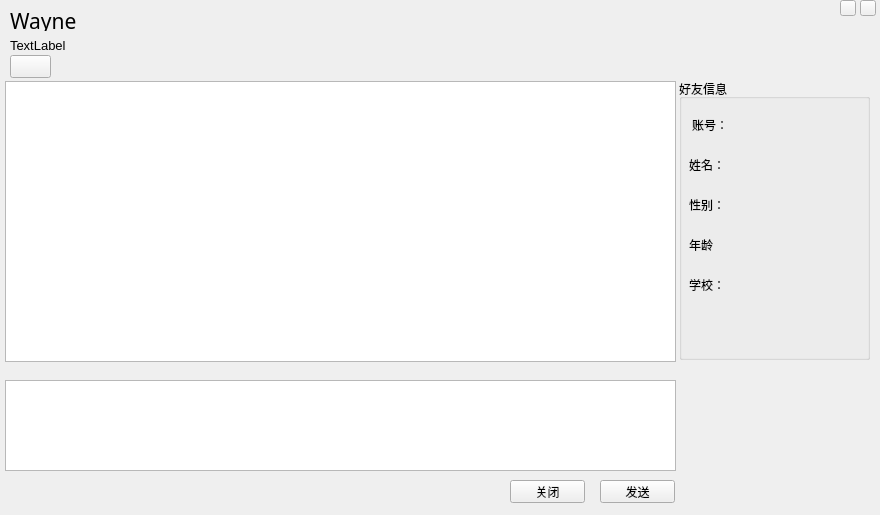
<?xml version="1.0" encoding="UTF-8"?>
<ui version="4.0">
 <class>ChatForm</class>
 <widget class="QWidget" name="ChatForm">
  <property name="geometry">
   <rect>
    <x>0</x>
    <y>0</y>
    <width>880</width>
    <height>515</height>
   </rect>
  </property>
  <property name="windowTitle">
   <string>Form</string>
  </property>
  <widget class="QTextBrowser" name="textBrowser">
   <property name="geometry">
    <rect>
     <x>5</x>
     <y>81</y>
     <width>671</width>
     <height>281</height>
    </rect>
   </property>
   <property name="font">
    <font>
     <family>宋体</family>
     <pointsize>11</pointsize>
    </font>
   </property>
  </widget>
  <widget class="QTextEdit" name="textEdit">
   <property name="geometry">
    <rect>
     <x>5</x>
     <y>380</y>
     <width>671</width>
     <height>91</height>
    </rect>
   </property>
   <property name="font">
    <font>
     <family>宋体</family>
     <pointsize>10</pointsize>
    </font>
   </property>
  </widget>
  <widget class="QPushButton" name="closeCurrentButton">
   <property name="geometry">
    <rect>
     <x>510</x>
     <y>480</y>
     <width>75</width>
     <height>23</height>
    </rect>
   </property>
   <property name="text">
    <string>关闭</string>
   </property>
  </widget>
  <widget class="QPushButton" name="sendButton">
   <property name="geometry">
    <rect>
     <x>600</x>
     <y>480</y>
     <width>75</width>
     <height>23</height>
    </rect>
   </property>
   <property name="text">
    <string>发送</string>
   </property>
  </widget>
  <widget class="QLabel" name="nameLabel">
   <property name="geometry">
    <rect>
     <x>10</x>
     <y>10</y>
     <width>451</width>
     <height>21</height>
    </rect>
   </property>
   <property name="font">
    <font>
     <family>宋体</family>
     <pointsize>16</pointsize>
    </font>
   </property>
   <property name="text">
    <string>Wayne</string>
   </property>
  </widget>
  <widget class="QLabel" name="signatureLabel">
   <property name="geometry">
    <rect>
     <x>10</x>
     <y>35</y>
     <width>861</width>
     <height>21</height>
    </rect>
   </property>
   <property name="font">
    <font>
     <pointsize>10</pointsize>
    </font>
   </property>
   <property name="text">
    <string>TextLabel</string>
   </property>
  </widget>
  <widget class="QPushButton" name="sendFileButton">
   <property name="geometry">
    <rect>
     <x>10</x>
     <y>55</y>
     <width>41</width>
     <height>23</height>
    </rect>
   </property>
   <property name="text">
    <string/>
   </property>
  </widget>
  <widget class="QGroupBox" name="friendInfoBox">
   <property name="geometry">
    <rect>
     <x>679</x>
     <y>79</y>
     <width>191</width>
     <height>281</height>
    </rect>
   </property>
   <property name="title">
    <string>好友信息</string>
   </property>
   <widget class="QLabel" name="numLabel">
    <property name="geometry">
     <rect>
      <x>13</x>
      <y>30</y>
      <width>171</width>
      <height>31</height>
     </rect>
    </property>
    <property name="text">
     <string>账号：</string>
    </property>
   </widget>
   <widget class="QLabel" name="turenameLabel">
    <property name="geometry">
     <rect>
      <x>10</x>
      <y>70</y>
      <width>171</width>
      <height>31</height>
     </rect>
    </property>
    <property name="text">
     <string>姓名：</string>
    </property>
   </widget>
   <widget class="QLabel" name="sexLabel">
    <property name="geometry">
     <rect>
      <x>10</x>
      <y>110</y>
      <width>171</width>
      <height>31</height>
     </rect>
    </property>
    <property name="text">
     <string>性别：</string>
    </property>
   </widget>
   <widget class="QLabel" name="ageLabel">
    <property name="geometry">
     <rect>
      <x>10</x>
      <y>150</y>
      <width>171</width>
      <height>31</height>
     </rect>
    </property>
    <property name="text">
     <string>年龄</string>
    </property>
   </widget>
   <widget class="QLabel" name="schoolLabel">
    <property name="geometry">
     <rect>
      <x>10</x>
      <y>190</y>
      <width>171</width>
      <height>31</height>
     </rect>
    </property>
    <property name="text">
     <string>学校：</string>
    </property>
   </widget>
  </widget>
  <widget class="QWidget" name="verticalLayoutWidget">
   <property name="geometry">
    <rect>
     <x>679</x>
     <y>369</y>
     <width>201</width>
     <height>111</height>
    </rect>
   </property>
   <layout class="QVBoxLayout" name="fileTranLayout"/>
  </widget>
  <widget class="QPushButton" name="minButton">
   <property name="geometry">
    <rect>
     <x>840</x>
     <y>0</y>
     <width>16</width>
     <height>16</height>
    </rect>
   </property>
   <property name="text">
    <string/>
   </property>
  </widget>
  <widget class="QPushButton" name="closeAllButton">
   <property name="geometry">
    <rect>
     <x>860</x>
     <y>0</y>
     <width>16</width>
     <height>16</height>
    </rect>
   </property>
   <property name="text">
    <string/>
   </property>
  </widget>
  <widget class="QLabel" name="statusLabel">
   <property name="geometry">
    <rect>
     <x>13</x>
     <y>472</y>
     <width>391</width>
     <height>20</height>
    </rect>
   </property>
   <property name="font">
    <font>
     <family>宋体</family>
     <pointsize>10</pointsize>
    </font>
   </property>
   <property name="styleSheet">
    <string notr="true">color: rgb(255, 0, 0);</string>
   </property>
   <property name="text">
    <string/>
   </property>
  </widget>
 </widget>
 <resources/>
 <connections/>
</ui>
